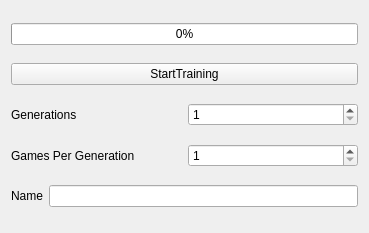
<?xml version="1.0" encoding="UTF-8"?>
<ui version="4.0">
 <class>TrainingWidget</class>
 <widget class="QWidget" name="TrainingWidget">
  <property name="geometry">
   <rect>
    <x>0</x>
    <y>0</y>
    <width>369</width>
    <height>233</height>
   </rect>
  </property>
  <property name="sizePolicy">
   <sizepolicy hsizetype="Preferred" vsizetype="Preferred">
    <horstretch>0</horstretch>
    <verstretch>0</verstretch>
   </sizepolicy>
  </property>
  <property name="maximumSize">
   <size>
    <width>400</width>
    <height>16777215</height>
   </size>
  </property>
  <property name="windowTitle">
   <string>Form</string>
  </property>
  <layout class="QVBoxLayout" name="verticalLayout">
   <item>
    <widget class="QProgressBar" name="progressBar">
     <property name="value">
      <number>0</number>
     </property>
    </widget>
   </item>
   <item>
    <widget class="QPushButton" name="pushButton">
     <property name="text">
      <string>StartTraining</string>
     </property>
    </widget>
   </item>
   <item>
    <layout class="QHBoxLayout" name="horizontalLayout">
     <item>
      <widget class="QLabel" name="label">
       <property name="text">
        <string>Generations</string>
       </property>
      </widget>
     </item>
     <item>
      <widget class="QSpinBox" name="sbGenerations">
       <property name="minimum">
        <number>1</number>
       </property>
       <property name="maximum">
        <number>1000</number>
       </property>
      </widget>
     </item>
    </layout>
   </item>
   <item>
    <layout class="QHBoxLayout" name="horizontalLayout_2">
     <item>
      <widget class="QLabel" name="label_2">
       <property name="text">
        <string>Games Per Generation</string>
       </property>
      </widget>
     </item>
     <item>
      <widget class="QSpinBox" name="sb_GamesPerGeneration">
       <property name="minimum">
        <number>1</number>
       </property>
       <property name="maximum">
        <number>999999</number>
       </property>
      </widget>
     </item>
    </layout>
   </item>
   <item>
    <layout class="QHBoxLayout" name="horizontalLayout_3">
     <item>
      <widget class="QLabel" name="label_3">
       <property name="text">
        <string>Name</string>
       </property>
      </widget>
     </item>
     <item>
      <widget class="QLineEdit" name="le_name"/>
     </item>
    </layout>
   </item>
  </layout>
 </widget>
 <resources/>
 <connections/>
</ui>
